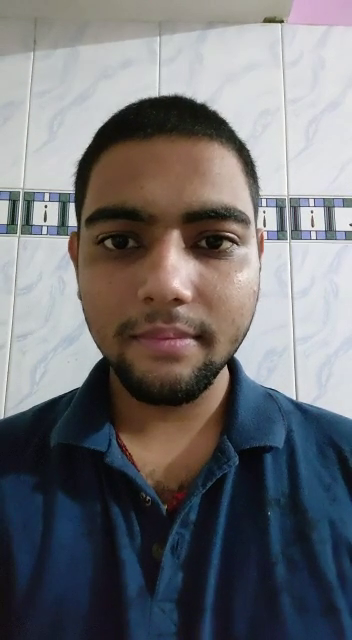
#> input picture frame 13 of video2.mp4, 352 x 640 px, given in place of video.mp4, which was not available
$ python recognize.py
#> lines starting #> are read from the running program, lines starting #| are printed output that depends on the picture; after the words box and inside, x2 and y2 are one past the last pixel; in counts of white or black regions, pixels touching at a corner belong together; pictures that were not available may be replaced by others from this repository, and a replacement may not be noted
#> further down, img is the input picture: shape (640, 352, 3); mean B, G, R 115.8, 112.6, 112.5
import cv2


def draw_boundary(img, classifier, scaleFactor, minNeighbors, color, text, clf):
    # Converting image to gray-scale
#> called with scaleFactor = 1.1, minNeighbors = 10, color = (255, 255, 255), text = 'Face'
    gray_img = cv2.cvtColor(img, cv2.COLOR_BGR2GRAY)
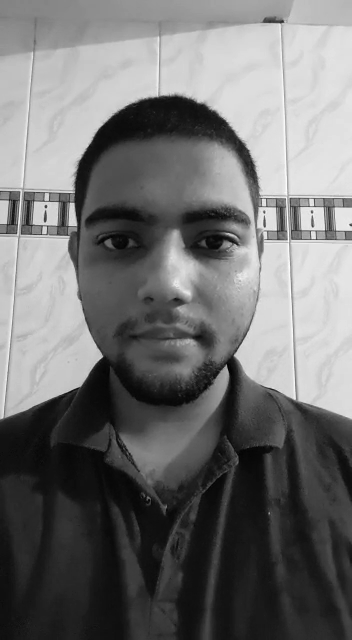
#> gray_img: shape (640, 352); min 2, max 255, mean 112.9
    # detecting features in gray-scale image, returns coordinates, width and height of features
    features = classifier.detectMultiScale(gray_img, scaleFactor, minNeighbors)
#> features = [[46, 141, 249, 249]]
    coords = []
    # drawing rectangle around the feature and labeling it
    for (x, y, w, h) in features:
        cv2.rectangle(img, (x,y), (x+w, y+h), color, 2)
        # Predicting the id of the user
        id, _ = clf.predict(gray_img[y:y+h, x:x+w])
        # Check for id of user and label the rectangle accordingly
        if id==1:
            cv2.putText(img, "vineet", (x, y-4), cv2.FONT_HERSHEY_SIMPLEX, 0.8, color, 1, cv2.LINE_AA)
            print('vineet')
        coords = [x, y, w, h]
#> this loop made 1 pass
#> (x, y, w, h, id) on pass 1: (46, 141, 249, 249, 1)
#| vineet
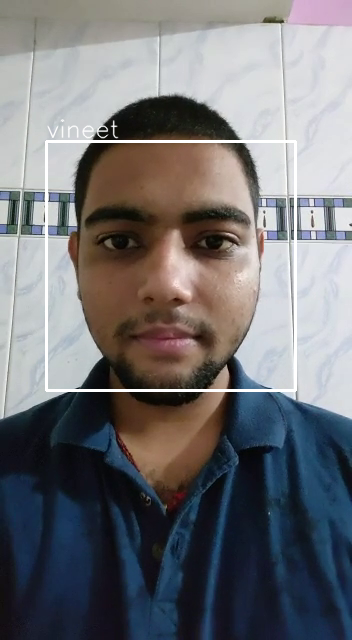
#> img: shape (640, 352, 3); 1.55% of pixels changed, all inside (x1, y1, x2, y2) = (45, 119, 297, 392)

    return coords

# Method to recognize the person
def recognize(img, clf, faceCascade):
    color = {"blue": (255, 0, 0), "red": (0, 0, 255), "green": (0, 255, 0), "white": (255, 255, 255)}
    coords = draw_boundary(img, faceCascade, 1.1, 10, color["white"], "Face", clf)
#> coords = [46, 141, 249, 249]
    return img


# Loading classifier
faceCascade = cv2.CascadeClassifier('haarcascade_frontalface_default.xml')

# Loading custom classifier to recognize
clf = cv2.face.LBPHFaceRecognizer_create()
clf.read("classifier.xml")

# Capturing real time video stream. 0 for built-in web-cams, 0 or -1 for external web-cams
video_capture = cv2.VideoCapture("video.mp4")

while True:
    # Reading image from video stream
    _, img = video_capture.read()
    # Call method we defined above
    img = recognize(img, clf, faceCascade)
    # Writing processed image in a new window
    cv2.imshow("face detection", img)
    if (cv2.waitKey(1) & 0xFF == ord('q')  ):
#> (key q is pressed here)
        break

# releasing web-cam
video_capture.release()
# Destroying output window
cv2.destroyAllWindows()

$ run again, starting later in the video
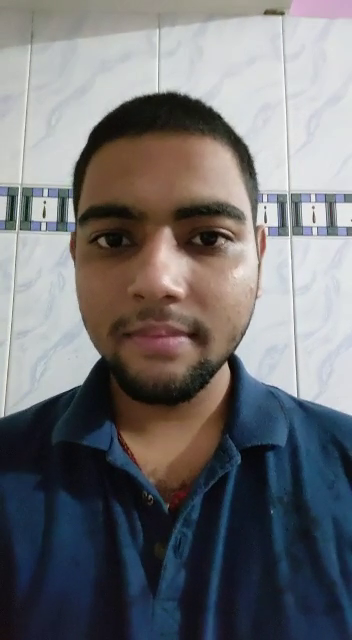
#> input picture frame 60 of video2.mp4, 352 x 640 px, given in place of video.mp4, which was not available
#> img is the input picture: shape (640, 352, 3); mean B, G, R 116.1, 113.4, 113.6
#> in draw_boundary, `gray_img = cv2.cvtColor(img, cv2.COLOR_BGR2GRAY)`:
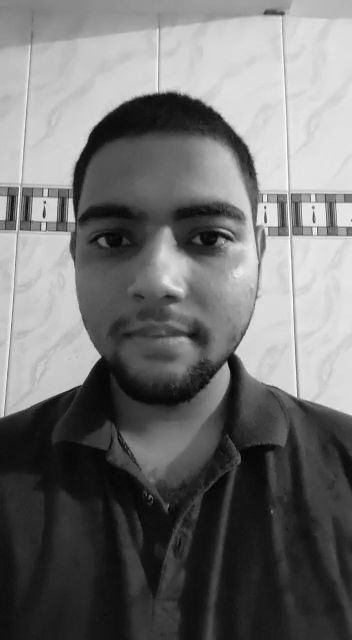
#> gray_img: shape (640, 352); min 1, max 255, mean 113.7
#> features = [[39, 139, 248, 248]]
#> the loop in draw_boundary, `for (x, y, w, h) in features:` made 1 pass
#> (x, y, w, h, id) on pass 1: (39, 139, 248, 248, 1)
#> (printed output is left out)
#> after the loop in draw_boundary, `for (x, y, w, h) in features:`:
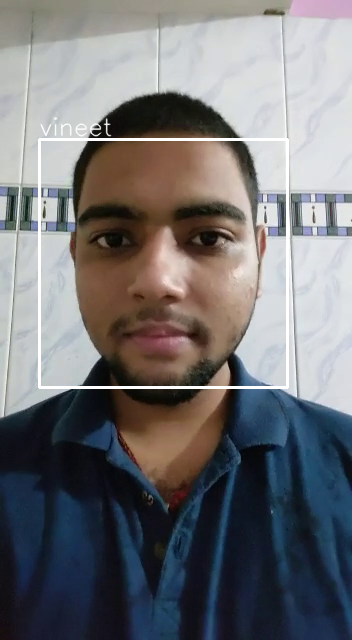
#> img: shape (640, 352, 3); 1.54% of pixels changed, all inside (x1, y1, x2, y2) = (38, 117, 289, 389)
#> in recognize, `coords = draw_boundary(img, faceCascade, 1.1, 10, color["white"], "Fac..`: coords = [39, 139, 248, 248]

$ run again, starting later in the video
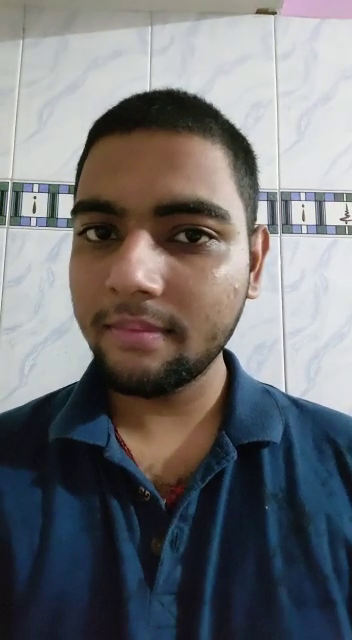
#> input picture frame 108 of video2.mp4, 352 x 640 px, given in place of video.mp4, which was not available
#> img is the input picture: shape (640, 352, 3); mean B, G, R 116.5, 113.8, 113.3
#> in draw_boundary, `gray_img = cv2.cvtColor(img, cv2.COLOR_BGR2GRAY)`:
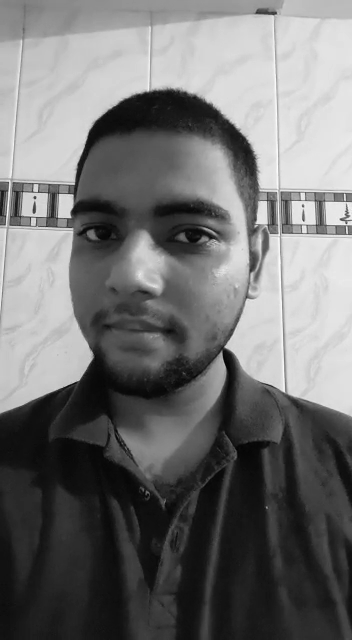
#> gray_img: shape (640, 352); min 2, max 255, mean 113.9
#> features = [[27, 141, 242, 242]]
#> the loop in draw_boundary, `for (x, y, w, h) in features:` made 1 pass
#> (x, y, w, h, id) on pass 1: (27, 141, 242, 242, 1)
#> (printed output is left out)
#> after the loop in draw_boundary, `for (x, y, w, h) in features:`:
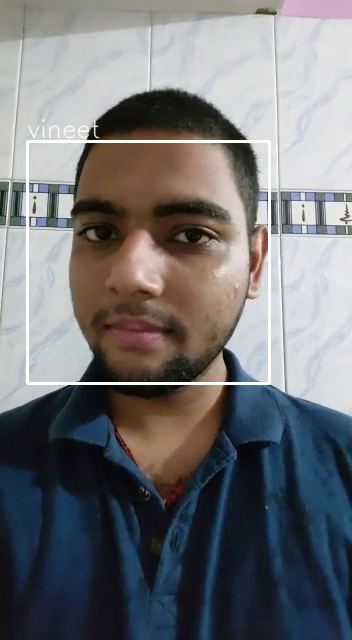
#> img: shape (640, 352, 3); 1.51% of pixels changed, all inside (x1, y1, x2, y2) = (26, 119, 271, 385)
#> in recognize, `coords = draw_boundary(img, faceCascade, 1.1, 10, color["white"], "Fac..`: coords = [27, 141, 242, 242]
